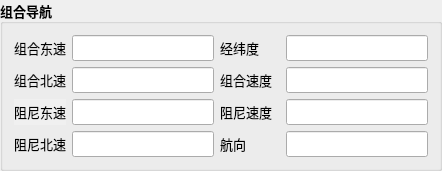
         <widget class="QGroupBox" name="groupBox_22">
          <property name="font">
           <font>
            <family>微软雅黑</family>
            <pointsize>10</pointsize>
            <weight>75</weight>
            <bold>true</bold>
           </font>
          </property>
          <property name="title">
           <string>组合导航</string>
          </property>
          <layout class="QGridLayout" name="gridLayout_54">
           <item row="0" column="1">
            <widget class="QLineEdit" name="lineEdit_27">
             <property name="font">
              <font>
               <family>微软雅黑</family>
               <pointsize>10</pointsize>
               <weight>75</weight>
               <bold>true</bold>
              </font>
             </property>
             <property name="readOnly">
              <bool>true</bool>
             </property>
            </widget>
           </item>
           <item row="1" column="1">
            <widget class="QLineEdit" name="lineEdit_28">
             <property name="font">
              <font>
               <family>微软雅黑</family>
               <pointsize>10</pointsize>
               <weight>75</weight>
               <bold>true</bold>
              </font>
             </property>
             <property name="readOnly">
              <bool>true</bool>
             </property>
            </widget>
           </item>
           <item row="1" column="0">
            <widget class="QLabel" name="label_50">
             <property name="maximumSize">
              <size>
               <width>74</width>
               <height>16777215</height>
              </size>
             </property>
             <property name="font">
              <font>
               <family>微软雅黑</family>
               <pointsize>10</pointsize>
               <weight>50</weight>
               <bold>false</bold>
              </font>
             </property>
             <property name="text">
              <string>组合北速</string>
             </property>
            </widget>
           </item>
           <item row="0" column="0">
            <widget class="QLabel" name="label_51">
             <property name="maximumSize">
              <size>
               <width>74</width>
               <height>16777215</height>
              </size>
             </property>
             <property name="font">
              <font>
               <family>微软雅黑</family>
               <pointsize>10</pointsize>
               <weight>50</weight>
               <bold>false</bold>
              </font>
             </property>
             <property name="text">
              <string>组合东速</string>
             </property>
            </widget>
           </item>
           <item row="3" column="1">
            <widget class="QLineEdit" name="lineEdit_30">
             <property name="font">
              <font>
               <family>微软雅黑</family>
               <pointsize>10</pointsize>
               <weight>75</weight>
               <bold>true</bold>
              </font>
             </property>
             <property name="readOnly">
              <bool>true</bool>
             </property>
            </widget>
           </item>
           <item row="2" column="1">
            <widget class="QLineEdit" name="lineEdit_29">
             <property name="font">
              <font>
               <family>微软雅黑</family>
               <pointsize>10</pointsize>
               <weight>75</weight>
               <bold>true</bold>
              </font>
             </property>
             <property name="readOnly">
              <bool>true</bool>
             </property>
            </widget>
           </item>
           <item row="2" column="0">
            <widget class="QLabel" name="label_52">
             <property name="maximumSize">
              <size>
               <width>74</width>
               <height>16777215</height>
              </size>
             </property>
             <property name="font">
              <font>
               <family>微软雅黑</family>
               <pointsize>10</pointsize>
               <weight>50</weight>
               <bold>false</bold>
              </font>
             </property>
             <property name="styleSheet">
              <string notr="true">background-color: rgb(240, 240, 240);</string>
             </property>
             <property name="text">
              <string>阻尼东速</string>
             </property>
            </widget>
           </item>
           <item row="3" column="0">
            <widget class="QLabel" name="label_49">
             <property name="maximumSize">
              <size>
               <width>74</width>
               <height>16777215</height>
              </size>
             </property>
             <property name="font">
              <font>
               <family>微软雅黑</family>
               <pointsize>10</pointsize>
               <weight>50</weight>
               <bold>false</bold>
              </font>
             </property>
             <property name="text">
              <string>阻尼北速</string>
             </property>
            </widget>
           </item>
           <item row="0" column="2">
            <widget class="QLabel" name="label_87">
             <property name="maximumSize">
              <size>
               <width>65</width>
               <height>16777215</height>
              </size>
             </property>
             <property name="font">
              <font>
               <family>微软雅黑</family>
               <pointsize>10</pointsize>
               <weight>50</weight>
               <bold>false</bold>
              </font>
             </property>
             <property name="text">
              <string>经纬度    </string>
             </property>
             <property name="alignment">
              <set>Qt::AlignLeading|Qt::AlignLeft|Qt::AlignVCenter</set>
             </property>
            </widget>
           </item>
           <item row="0" column="3">
            <widget class="QLineEdit" name="lineEdit_31">
             <property name="font">
              <font>
               <family>微软雅黑</family>
               <pointsize>10</pointsize>
               <weight>75</weight>
               <bold>true</bold>
              </font>
             </property>
             <property name="readOnly">
              <bool>true</bool>
             </property>
            </widget>
           </item>
           <item row="1" column="2">
            <widget class="QLabel" name="label_85">
             <property name="maximumSize">
              <size>
               <width>65</width>
               <height>16777215</height>
              </size>
             </property>
             <property name="font">
              <font>
               <family>微软雅黑</family>
               <pointsize>10</pointsize>
               <weight>50</weight>
               <bold>false</bold>
              </font>
             </property>
             <property name="text">
              <string>组合速度</string>
             </property>
             <property name="alignment">
              <set>Qt::AlignLeading|Qt::AlignLeft|Qt::AlignVCenter</set>
             </property>
            </widget>
           </item>
           <item row="1" column="3">
            <widget class="QLineEdit" name="lineEdit_32">
             <property name="font">
              <font>
               <family>微软雅黑</family>
               <pointsize>10</pointsize>
               <weight>75</weight>
               <bold>true</bold>
              </font>
             </property>
             <property name="readOnly">
              <bool>true</bool>
             </property>
            </widget>
           </item>
           <item row="2" column="2">
            <widget class="QLabel" name="label_86">
             <property name="maximumSize">
              <size>
               <width>65</width>
               <height>16777215</height>
              </size>
             </property>
             <property name="font">
              <font>
               <family>微软雅黑</family>
               <pointsize>10</pointsize>
               <weight>50</weight>
               <bold>false</bold>
              </font>
             </property>
             <property name="layoutDirection">
              <enum>Qt::RightToLeft</enum>
             </property>
             <property name="text">
              <string>阻尼速度</string>
             </property>
             <property name="alignment">
              <set>Qt::AlignLeading|Qt::AlignLeft|Qt::AlignVCenter</set>
             </property>
            </widget>
           </item>
           <item row="2" column="3">
            <widget class="QLineEdit" name="lineEdit_33">
             <property name="font">
              <font>
               <family>微软雅黑</family>
               <pointsize>10</pointsize>
               <weight>75</weight>
               <bold>true</bold>
              </font>
             </property>
             <property name="readOnly">
              <bool>true</bool>
             </property>
            </widget>
           </item>
           <item row="3" column="2">
            <widget class="QLabel" name="label_84">
             <property name="minimumSize">
              <size>
               <width>60</width>
               <height>0</height>
              </size>
             </property>
             <property name="maximumSize">
              <size>
               <width>65</width>
               <height>16777215</height>
              </size>
             </property>
             <property name="font">
              <font>
               <family>微软雅黑</family>
               <pointsize>10</pointsize>
               <weight>50</weight>
               <bold>false</bold>
              </font>
             </property>
             <property name="text">
              <string>航向    </string>
             </property>
             <property name="alignment">
              <set>Qt::AlignLeading|Qt::AlignLeft|Qt::AlignVCenter</set>
             </property>
            </widget>
           </item>
           <item row="3" column="3">
            <widget class="QLineEdit" name="lineEdit_34">
             <property name="font">
              <font>
               <family>微软雅黑</family>
               <pointsize>10</pointsize>
               <weight>75</weight>
               <bold>true</bold>
              </font>
             </property>
             <property name="readOnly">
              <bool>true</bool>
             </property>
            </widget>
           </item>
          </layout>
         </widget>
